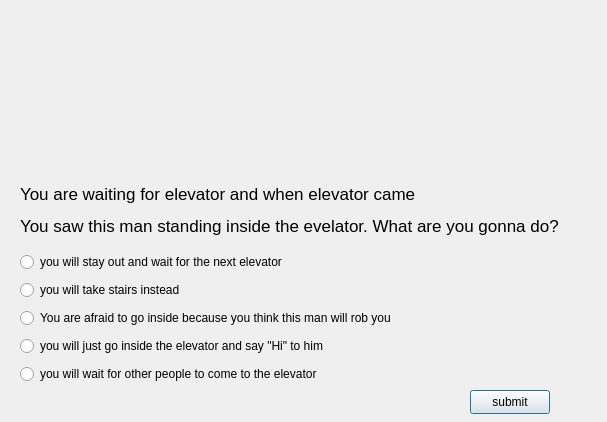
<?xml version="1.0" encoding="UTF-8"?>
<ui version="4.0">
 <class>question6</class>
 <widget class="QDialog" name="question6">
  <property name="geometry">
   <rect>
    <x>0</x>
    <y>0</y>
    <width>607</width>
    <height>422</height>
   </rect>
  </property>
  <property name="windowTitle">
   <string>Question 6</string>
  </property>
  <property name="styleSheet">
   <string notr="true">border-image: url(:/Desktop/Screen Shot 2021-12-14 at 2.02.33 PM.png);</string>
  </property>
  <widget class="QPushButton" name="pushButton">
   <property name="geometry">
    <rect>
     <x>470</x>
     <y>390</y>
     <width>80</width>
     <height>24</height>
    </rect>
   </property>
   <property name="styleSheet">
    <string notr="true">border-image: url(:/black_bg/img/Screen Shot 2021-12-14 at 12.45.35 AM.png);</string>
   </property>
   <property name="text">
    <string>submit</string>
   </property>
  </widget>
  <widget class="QLabel" name="label">
   <property name="geometry">
    <rect>
     <x>20</x>
     <y>180</y>
     <width>541</width>
     <height>61</height>
    </rect>
   </property>
   <property name="styleSheet">
    <string notr="true">color: rgb(0, 0, 0);</string>
   </property>
   <property name="text">
    <string>&lt;!DOCTYPE HTML PUBLIC &quot;-//W3C//DTD HTML 4.0//EN&quot; &quot;http://www.w3.org/TR/REC-html40/strict.dtd&quot;&gt;
&lt;html&gt;&lt;head&gt;&lt;meta name=&quot;qrichtext&quot; content=&quot;1&quot; /&gt;&lt;meta charset=&quot;utf-8&quot; /&gt;&lt;style type=&quot;text/css&quot;&gt;
p, li { white-space: pre-wrap; }
&lt;/style&gt;&lt;/head&gt;&lt;body style=&quot; font-family:'.AppleSystemUIFont'; font-size:13pt; font-weight:400; font-style:normal;&quot;&gt;
&lt;p style=&quot; margin-top:12px; margin-bottom:12px; margin-left:0px; margin-right:0px; -qt-block-indent:0; text-indent:0px;&quot;&gt;You are waiting for elevator and when elevator came&lt;/p&gt;
&lt;p style=&quot; margin-top:12px; margin-bottom:12px; margin-left:0px; margin-right:0px; -qt-block-indent:0; text-indent:0px;&quot;&gt;You saw this man standing inside the evelator. What are you gonna do?&lt;/p&gt;&lt;/body&gt;&lt;/html&gt;</string>
   </property>
  </widget>
  <widget class="QWidget" name="layoutWidget">
   <property name="geometry">
    <rect>
     <x>20</x>
     <y>250</y>
     <width>656</width>
     <height>136</height>
    </rect>
   </property>
   <layout class="QVBoxLayout" name="verticalLayout">
    <item>
     <widget class="QRadioButton" name="o1">
      <property name="styleSheet">
       <string notr="true">color: rgb(0, 0, 0);</string>
      </property>
      <property name="text">
       <string>you will stay out and wait for the next elevator</string>
      </property>
     </widget>
    </item>
    <item>
     <widget class="QRadioButton" name="o2">
      <property name="styleSheet">
       <string notr="true">color: rgb(0, 0, 0);</string>
      </property>
      <property name="text">
       <string>you will take stairs instead</string>
      </property>
     </widget>
    </item>
    <item>
     <widget class="QRadioButton" name="o3">
      <property name="styleSheet">
       <string notr="true">color: rgb(0, 0, 0);</string>
      </property>
      <property name="text">
       <string>You are afraid to go inside because you think this man will rob you</string>
      </property>
     </widget>
    </item>
    <item>
     <widget class="QRadioButton" name="o4">
      <property name="styleSheet">
       <string notr="true">color: rgb(0, 0, 0);</string>
      </property>
      <property name="text">
       <string>you will just go inside the elevator and say &quot;Hi&quot; to him</string>
      </property>
     </widget>
    </item>
    <item>
     <widget class="QRadioButton" name="o5">
      <property name="styleSheet">
       <string notr="true">color: rgb(0, 0, 0);</string>
      </property>
      <property name="text">
       <string>you will wait for other people to come to the elevator</string>
      </property>
     </widget>
    </item>
   </layout>
  </widget>
  <widget class="QLabel" name="label_2">
   <property name="geometry">
    <rect>
     <x>37</x>
     <y>29</y>
     <width>181</width>
     <height>141</height>
    </rect>
   </property>
   <property name="styleSheet">
    <string notr="true">border-image: url(:/qimage/img/african-poor-man-street-passing-car-asks-money-food-island-zanzibar-tanzania-east-africa-close-up-december-183606496.jpg);</string>
   </property>
   <property name="text">
    <string/>
   </property>
  </widget>
 </widget>
 <resources/>
 <connections/>
</ui>
